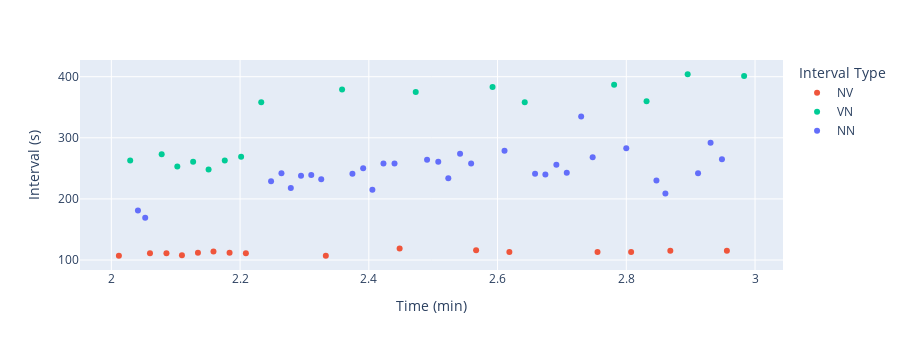

The notebook cell saved with this chart:
### Code cell
fig = make_beat_interval_plot(df_beats)
fig.show()

### Figure 1 — Plotly figure (JSON) as saved in the notebook; plotly's stock layout.template omitted (floating-point values rounded to 4 significant figures)
{"data": [{"hovertemplate": "Interval Type=NV<br>Time (min)=%{x}<br>Interval (s)=%{y}<extra></extra>", "legendgroup": "NV", "marker": {"color": "#EF553B", "symbol": "circle"}, "mode": "markers", "name": "NV", "orientation": "v", "showlegend": true, "type": "scatter", "x": [2.012, 2.06, 2.086, 2.11, 2.135, 2.159, 2.184, 2.209, 2.333, 2.448, 2.567, 2.618, 2.755, 2.807, 2.868, 2.956], "xaxis": "x", "y": [107, 111, 111, 108, 112, 114, 112, 111, 107, 119, 116, 113, 113, 113, 115, 115], "yaxis": "y"}, {"hovertemplate": "Interval Type=VN<br>Time (min)=%{x}<br>Interval (s)=%{y}<extra></extra>", "legendgroup": "VN", "marker": {"color": "#00CC96", "symbol": "circle"}, "mode": "markers", "name": "VN", "orientation": "v", "showlegend": true, "type": "scatter", "x": [2.029, 2.078, 2.102, 2.127, 2.151, 2.176, 2.202, 2.233, 2.358, 2.473, 2.592, 2.642, 2.781, 2.831, 2.895, 2.983], "xaxis": "x", "y": [263, 273, 253, 261, 248, 263, 269, 358, 379, 375, 383, 358, 387, 360, 404, 401], "yaxis": "y"}, {"hovertemplate": "Interval Type=NN<br>Time (min)=%{x}<br>Interval (s)=%{y}<extra></extra>", "legendgroup": "NN", "marker": {"color": "#636EFA", "symbol": "circle"}, "mode": "markers", "name": "NN", "orientation": "v", "showlegend": true, "type": "scatter", "x": [2.041, 2.053, 2.248, 2.264, 2.279, 2.295, 2.311, 2.326, 2.375, 2.391, 2.406, 2.423, 2.44, 2.49, 2.508, 2.523, 2.542, 2.559, 2.611, 2.658, 2.674, 2.691, 2.708, 2.73, 2.748, 2.8, 2.847, 2.861, 2.911, 2.931, 2.949], "xaxis": "x", "y": [181, 169, 229, 242, 218, 238, 239, 232, 241, 250, 215, 258, 258, 264, 261, 234, 274, 258, 279, 241, 240, 256, 243, 335, 268, 283, 230, 209, 242, 292, 265], "yaxis": "y"}], "layout": {"height": 350, "legend": {"title": {"text": "Interval Type"}, "tracegroupgap": 0}, "margin": {"t": 60}, "xaxis": {"anchor": "y", "domain": [0, 1], "title": {"text": "Time (min)"}}, "yaxis": {"anchor": "x", "domain": [0, 1], "title": {"text": "Interval (s)"}}}}
